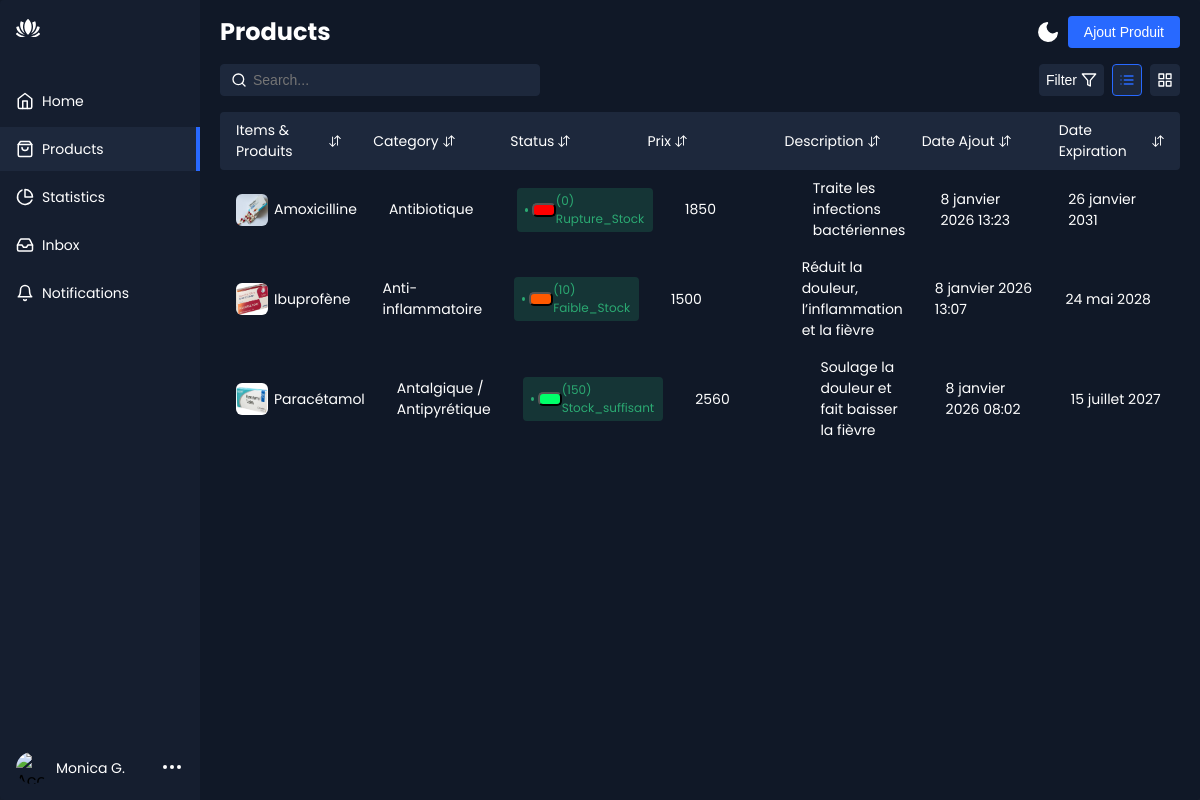
The page / on the database its author committed.
### Pharmacie/models.py (models this page shows, shortened)
class Produit(models.Model):
    name = models.CharField(max_length=100)
    category = models.ForeignKey(Categories, on_delete=models.CASCADE)
    prix = models.IntegerField()
    quantite = models.PositiveIntegerField()
    description = models.TextField()
    date_ajout = models.DateTimeField(auto_now_add=True)
    date_expiration = models.DateField()
    image = models.ImageField(null=True, blank=True, upload_to="media/")
    def statut_quantite(self):
        if self.quantite == 0:
            return f"({self.quantite}) Rupture_Stock"
        elif self.quantite <= 60:
            return f"({self.quantite}) Faible_Stock"
        else:
            return f"({self.quantite}) Stock_suffisant"
    class Meta:
        ordering = ['-date_ajout']

class Categories(models.Model):
    name = models.CharField(max_length=300)
    def __str__(self):
        return self.name

### Pharmacie/views.py (the view)
# urls.py: path('', Affichage.as_view(), name='home'),
class Affichage(ListView):
    template_name = 'home.html'
    queryset = Produit.objects.all()

### Pharmacie/templates/home.html (shortened to what this page needs)
{% extends "base.html" %}
{% block produits %}
    {% include "produit.html" %}
{% endblock produits %}

### Pharmacie/templates/base.html (shortened to what this page needs)
{% load static %}
<!DOCTYPE html>
<html lang="en" >
<head>
    <link rel="stylesheet" href="https://cdnjs.cloudflare.com/ajax/libs/normalize/5.0.0/normalize.min.css">
    <link rel="stylesheet" href="{% static "/css/style.css" %}">
</head>
<body>
    {% include "zone_gauche.html" %}
    <div class="app-content">
        {% include "header.html" %}
        {% include "header2.html" %}
        {% block produits %}{% endblock produits %}
    </div>
</body>
</html>

### Pharmacie/templates/zone_gauche.html (shortened to what this page needs)
<div class="app-container">
    <div class="sidebar">
        <div class="sidebar-header">
            <div class="app-icon">
            </div>
        </div>
        <ul class="sidebar-list">
            <li class="sidebar-list-item">
                <a href="#">
                    <svg xmlns="http://www.w3.org/2000/svg" width="18" height="18" viewBox="0 0 24 24" fill="none" stroke="currentColor" stroke-width="2" stroke-linecap="round" stroke-linejoin="round" class="feather feather-home"><path d="M3 9l9-7 9 7v11a2 2 0 0 1-2 2H5a2 2 0 0 1-2-2z"/><polyline points="9 22 9 12 15 12 15 22"/></svg>
                    <span>Home</span>
                </a>
            </li>
            <li class="sidebar-list-item active">
                <a href="#">
                    <span>Products</span>
                </a>
            </li>
            <li class="sidebar-list-item">
                <a href="#">
                    <svg xmlns="http://www.w3.org/2000/svg" width="18" height="18" viewBox="0 0 24 24" fill="none" stroke="currentColor" stroke-width="2" stroke-linecap="round" stroke-linejoin="round" class="feather feather-pie-chart"><path d="M21.21 15.89A10 10 0 1 1 8 2.83"/><path d="M22 12A10 10 0 0 0 12 2v10z"/></svg>
                    <span>Statistics</span>
                </a>
            </li>
            <li class="sidebar-list-item">
                <a href="#">
                    <span>Inbox</span>
                </a>
            </li>
            <li class="sidebar-list-item">
                <a href="#">
                    <svg xmlns="http://www.w3.org/2000/svg" width="18" height="18" viewBox="0 0 24 24" fill="none" stroke="currentColor" stroke-width="2" stroke-linecap="round" stroke-linejoin="round" class="feather feather-bell"><path d="M18 8A6 6 0 0 0 6 8c0 7-3 9-3 9h18s-3-2-3-9"/><path d="M13.73 21a2 2 0 0 1-3.46 0"/></svg>
                    <span>Notifications</span>
                </a>
            </li>
        </ul>
        <div class="account-info">
            <div class="account-info-picture">
                <img src="https://images.unsplash.com/photo-1527736947477-2790e28f3443?ixid=MnwxMjA3fDB8MHxzZWFyY2h8MTE2fHx3b21hbnxlbnwwfHwwfHw%3D&ixlib=rb-1.2.1&auto=format&fit=crop&w=900&q=60" alt="Account">
            </div>
            <div class="account-info-name">Monica G.</div>
            <button class="account-info-more">
                <svg xmlns="http://www.w3.org/2000/svg" width="24" height="24" viewBox="0 0 24 24" fill="none" stroke="currentColor" stroke-width="2" stroke-linecap="round" stroke-linejoin="round" class="feather feather-more-horizontal"><circle cx="12" cy="12" r="1"/><circle cx="19" cy="12" r="1"/><circle cx="5" cy="12" r="1"/></svg>
            </button>
        </div>
    </div>

### Pharmacie/templates/header.html
<div class="app-content-header">
  <h1 class="app-content-headerText">Products</h1>
  <button class="mode-switch" title="Switch Theme">
    <svg class="moon" fill="none" stroke="currentColor" stroke-linecap="round" stroke-linejoin="round" stroke-width="2" width="24" height="24" viewBox="0 0 24 24">
      <defs></defs>
        <path d="M21 12.79A9 9 0 1111.21 3 7 7 0 0021 12.79z"></path>
      </svg>
  </button>
  <a href="{% url 'ajout-donnees' %}">
    <button class="app-content-headerButton">Ajout Produit</button>
  </a>
</div>

### Pharmacie/templates/header2.html (shortened to what this page needs)
<div class="app-content-actions">
    <input class="search-bar" placeholder="Search..." type="text">
    <div class="app-content-actions-wrapper">
        <div class="filter-button-wrapper">
            <button class="action-button filter jsFilter"><span>Filter</span><svg xmlns="http://www.w3.org/2000/svg" width="16" height="16" viewBox="0 0 24 24" fill="none" stroke="currentColor" stroke-width="2" stroke-linecap="round" stroke-linejoin="round" class="feather feather-filter"><polygon points="22 3 2 3 10 12.46 10 19 14 21 14 12.46 22 3"/></svg></button>
        </div>
        <button class="action-button list active" title="List View">
        </button>
        <button class="action-button grid" title="Grid View">
        </button>
    </div>
</div>

### Pharmacie/templates/produit.html (shortened to what this page needs)
<div class="products-area-wrapper tableView">
    <div class="products-header">
        <div class="product-cell image">
          Items & Produits
            <button class="sort-button">
            </button>
        </div>
        <div class="product-cell category">Category<button class="sort-button">
            </button></div>
        <div class="product-cell status-cell">Status<button class="sort-button">
            </button></div>
        <div class="product-cell sales">Prix<button class="sort-button">
            </button></div>
        <div class="product-cell stock">Description<button class="sort-button">
            </button></div>
        <div class="product-cell price">Date Ajout<button class="sort-button">
            </button>
        </div>
        <div class="product-cell price">Date Expiration<button class="sort-button">
            </button>
        </div>
    </div>
    {% for produit in object_list %}
    <div class="products-row">
        <div class="product-cell image">
            {% if produit.image %}
            <img src="{{ produit.image.url }}" alt="product">
            {% endif %}
            <span>{{ produit.name }}</span>
        </div>
        <div class="product-cell category"><span class="cell-label">Category:</span>{{ produit.category }}</div>
        <div class="product-cell status-cell">
            <span class="status active"><button class="button {{produit.statut_quantite}}"></button> {{ produit.statut_quantite }}</span>
        </div>
        <div class="product-cell sales"><span class="cell-label">Prix:</span>{{ produit.prix }}</div>
        <div class="product-cell stock"><span class="cell-label">Description:</span>{{ produit.description }}</div>
        <div class="product-cell price"><span class="cell-label">Date Ajout:</span>{{ produit.date_ajout }}</div>
        <div class="product-cell price"><span class="cell-label">Date Expiration:</span>{{ produit.date_expiration }}</div>
    </div>
    {% endfor %}
</div>

### Pharmacie/templates/produit.html (style rules this page uses)
.button { display: inline-block; text-decoration: none; padding: 5px 10px; color: rgb(6, 5, 5); border-radius: 5px; font-weight: bold; text-align: center; cursor: default; }
.Rupture_Stock { background-color: #ff0000; }
.Faible_Stock { background-color: #ff5900; }
.Stock_suffisant { background-color: #00ff6a; }

### rows shown on the page
Produit: image (picture), name "Amoxicilline", category "Antibiotique", statut_quantite "(0) Rupture_Stock", prix "1850", description "Traite les infections bactériennes", date_ajout "8 janvier 2026 13:23", date_expiration "26 janvier 2031"
Produit: image (picture), name "Ibuprofène", category "Anti-inflammatoire", statut_quantite "(10) Faible_Stock", prix "1500", description "Réduit la douleur, l’inflammation et la fièvre", date_ajout "8 janvier 2026 13:07", date_expiration "24 mai 2028"
Produit: image (picture), name "Paracétamol", category "Antalgique / Antipyrétique", statut_quantite "(150) Stock_suffisant", prix "2560", description "Soulage la douleur et fait baisser la fièvre", date_ajout "8 janvier 2026 08:02", date_expiration "15 juillet 2027"
